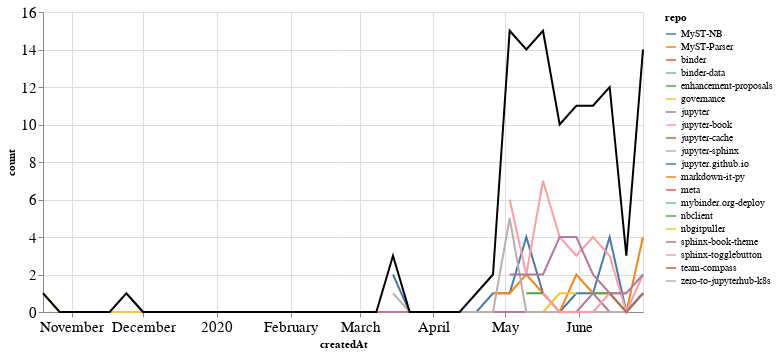

The notebook cell saved with this chart:
### Markdown cell above
## PRs

### Code cell
prs_time = prs.groupby('repo').resample('W', on='createdAt').count()['author'].reset_index()
prs_time = prs_time.rename(columns={'author': 'count'})
prs_time_total = prs_time.groupby('createdAt').agg({"count": "sum"}).reset_index()

ch1 = alt.Chart(prs_time, width=600).mark_line().encode(
    x='createdAt',
    y='count',
    color='repo',
    tooltip="repo"
)

ch2 = alt.Chart(prs_time_total, width=600).mark_line(color="black").encode(
    x='createdAt',
    y='count',
)

ch1 + ch2

### Figure 1 — Vega-Lite specification as saved in the notebook (floating-point values rounded to 4 significant figures; data arrays with more than 128 entries replaced by an {"elided": "..."} marker saying what was removed)
{"config": {"axisLeft": {"labelFontSize": 15}, "axisBottom": {"labelFontSize": 15}}, "layer": [{"data": {"name": "data-dcc49f06b0830a08340d59efb5747a1c"}, "mark": "line", "encoding": {"color": {"type": "nominal", "field": "repo"}, "tooltip": {"type": "nominal", "field": "repo"}, "x": {"type": "temporal", "field": "createdAt"}, "y": {"type": "quantitative", "field": "count"}}, "width": 600}, {"data": {"name": "data-febc7f24e99a1086a0d4aa3af90f54d2"}, "mark": {"type": "line", "color": "black"}, "encoding": {"x": {"type": "temporal", "field": "createdAt"}, "y": {"type": "quantitative", "field": "count"}}, "width": 600}], "$schema": "https://vega.github.io/schema/vega-lite/v4.8.1.json", "datasets": {"data-dcc49f06b0830a08340d59efb5747a1c": {"elided": "147 records"}, "data-febc7f24e99a1086a0d4aa3af90f54d2": [{"createdAt": "2019-10-20T00:00:00", "count": 1}, {"createdAt": "2019-10-27T00:00:00", "count": 0}, {"createdAt": "2019-11-03T00:00:00", "count": 0}, {"createdAt": "2019-11-10T00:00:00", "count": 0}, {"createdAt": "2019-11-17T00:00:00", "count": 0}, {"createdAt": "2019-11-24T00:00:00", "count": 1}, {"createdAt": "2019-12-01T00:00:00", "count": 0}, {"createdAt": "2019-12-08T00:00:00", "count": 0}, {"createdAt": "2019-12-15T00:00:00", "count": 0}, {"createdAt": "2019-12-22T00:00:00", "count": 0}, {"createdAt": "2019-12-29T00:00:00", "count": 0}, {"createdAt": "2020-01-05T00:00:00", "count": 0}, {"createdAt": "2020-01-12T00:00:00", "count": 0}, {"createdAt": "2020-01-19T00:00:00", "count": 0}, {"createdAt": "2020-01-26T00:00:00", "count": 0}, {"createdAt": "2020-02-02T00:00:00", "count": 0}, {"createdAt": "2020-02-09T00:00:00", "count": 0}, {"createdAt": "2020-02-16T00:00:00", "count": 0}, {"createdAt": "2020-02-23T00:00:00", "count": 0}, {"createdAt": "2020-03-01T00:00:00", "count": 0}, {"createdAt": "2020-03-08T00:00:00", "count": 0}, {"createdAt": "2020-03-15T00:00:00", "count": 3}, {"createdAt": "2020-03-22T00:00:00", "count": 0}, {"createdAt": "2020-03-29T00:00:00", "count": 0}, {"createdAt": "2020-04-05T00:00:00", "count": 0}, {"createdAt": "2020-04-12T00:00:00", "count": 0}, {"createdAt": "2020-04-19T00:00:00", "count": 1}, {"createdAt": "2020-04-26T00:00:00", "count": 2}, {"createdAt": "2020-05-03T00:00:00", "count": 15}, {"createdAt": "2020-05-10T00:00:00", "count": 14}, {"createdAt": "2020-05-17T00:00:00", "count": 15}, {"createdAt": "2020-05-24T00:00:00", "count": 10}, {"createdAt": "2020-05-31T00:00:00", "count": 11}, {"createdAt": "2020-06-07T00:00:00", "count": 11}, {"createdAt": "2020-06-14T00:00:00", "count": 12}, {"createdAt": "2020-06-21T00:00:00", "count": 3}, {"createdAt": "2020-06-28T00:00:00", "count": 14}]}}
